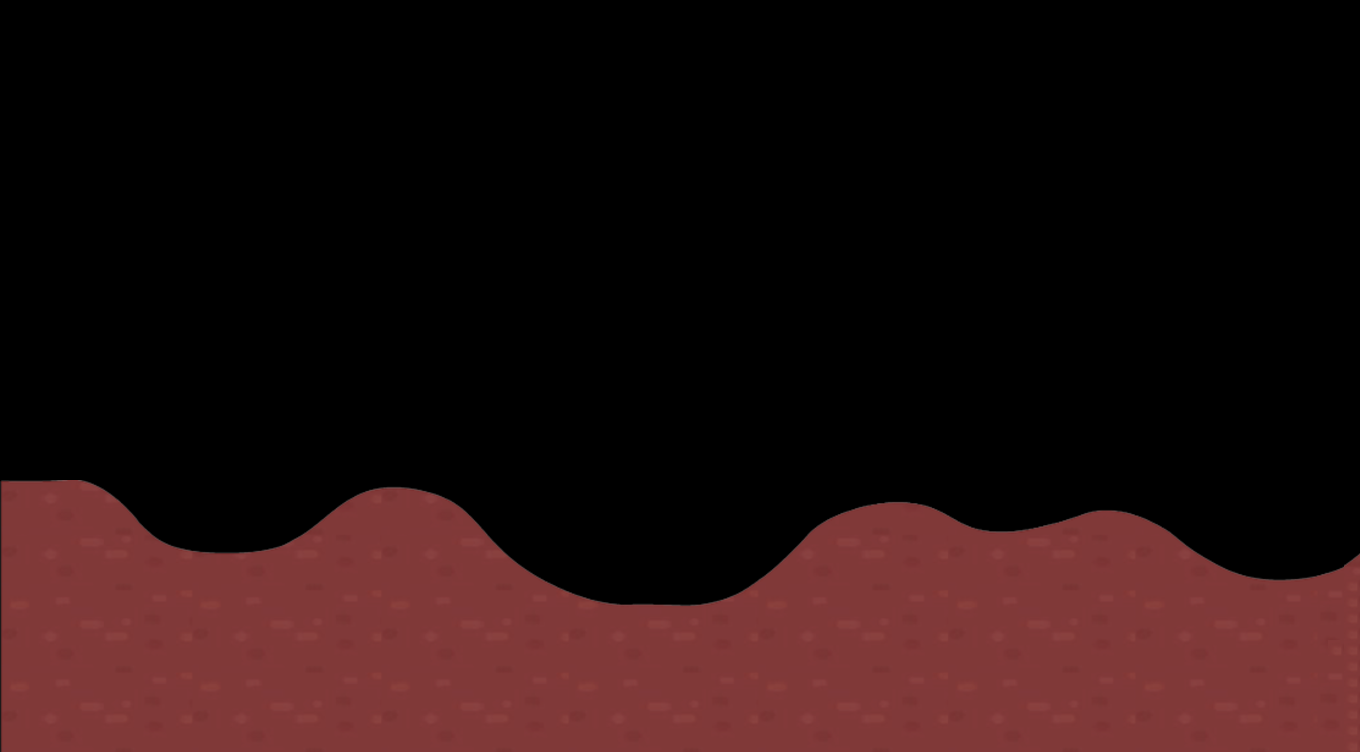

The image is a tile-based game level rendered from a .tmx file. Its description and source (layers, tilesets, objects; grid data summarised) follow:
An orthogonal 85x47 tile map with 16x16 px tiles, 1 tile layer (Tile Layer 1) and 1 object.

<map version="1.9" tiledversion="1.9.2" orientation="orthogonal" renderorder="right-down" width="85" height="47" tilewidth="16" tileheight="16" infinite="0" nextlayerid="4" nextobjectid="8">
 <tileset firstgid="1" source="Asset_9-removebg-preview (1).tsx" />
 <layer id="1" name="Tile Layer 1" width="85" height="47" opacity="0.9">
  <data>[3995 cells, 1441 non-empty, 1427 distinct tile ids]</data>
 </layer>
 <objectgroup id="2" name="ground">
  <object id="7" x="2" y="481.5">
   <polyline points="0,0 47.902,-0.184298 78.5,-0.5 95.514,5.05986 109.921,14.9453 134.085,37.5686 148.304,53.3406 164.25,63.25 180.093,69.0387 213.968,71.5696 251.438,71.5717 274.791,67.022 300.727,54.2049 327.766,33.0312 353.903,14.2438 374.75,7.5 399.796,7.58015 420.047,9.31184 437.078,13.6464 453.555,22.0686 473.029,40.7606 491.221,60.5566 507.208,76.9061 529.246,91.9481 546.609,102.389 562.313,109.479 583.184,116.765 606.049,122.125 627.954,124.235 649.757,123.448 673,123 708.511,122.532 736.074,113.866 763.314,94.9852 791.561,69.5458 817.422,42.8162 857.11,26.5837 889.92,21.8388 922.493,23.5156 951.813,37.6121 975.589,48.8547 1001.55,51.8819 1027.95,47.9661 1055.78,41.3815 1082.67,31.9348 1102.75,28.6153 1119.5,30.75 1135.91,34.7942 1152.96,42.815 1169.21,51.6962 1181.79,62.4868 1195.75,72.5 1212.22,82.4085 1228.53,90.7309 1246.27,95.939 1262.7,98.7354 1291.24,99.4065 1311.23,95.1697 1330.49,90.9736 1344.63,83.2137 1357.75,74" />
  </object>
 </objectgroup>
</map>
